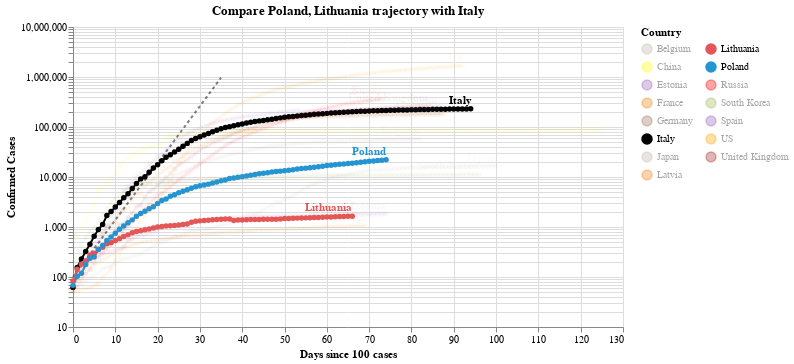

Here is the notebook cell this chart was saved with:
### Code cell
#hide_input
chart2 = make_since_chart(dff2, ['Poland', 'Lithuania'], baseline_countries)
chart2

### Figure 1 — Vega-Lite specification as saved in the notebook (floating-point values rounded to 4 significant figures; data arrays with more than 128 entries replaced by an {"elided": "..."} marker saying what was removed)
{"config": {"view": {"continuousWidth": 400, "continuousHeight": 300}}, "layer": [{"data": {"name": "data-628230001892d6798b50651be41d1b3e"}, "mark": {"type": "line", "color": "black", "opacity": 0.5, "strokeDash": [3, 3]}, "encoding": {"x": {"type": "quantitative", "field": "Days since 100 cases"}, "y": {"type": "quantitative", "field": "Confirmed Cases"}}}, {"data": {"name": "data-c93d8b429e1f5d12b8da876b409eb49b"}, "mark": {"type": "line", "point": true}, "encoding": {"color": {"type": "nominal", "field": "Country", "legend": {"columns": 2}, "scale": {"domain": ["Belgium", "China", "Estonia", "France", "Germany", "Italy", "Japan", "Latvia", "Lithuania", "Poland", "Russia", "South Korea", "Spain", "US", "United Kingdom"], "range": ["#C1B7AD", "yellow", "#9467bd", "#F58518", "#9D755D", "black", "#C1B7AD", "#F58518", "#E45756", "#2495D3", "red", "#A1BA59", "#9467bd", "orange", "brown"]}}, "opacity": {"condition": {"value": 1, "selection": "selector004"}, "value": 0.05}, "tooltip": [{"type": "nominal", "field": "Country"}, {"type": "temporal", "field": "Date"}, {"type": "quantitative", "field": "Confirmed Cases"}, {"type": "quantitative", "field": "Days since 100 cases"}], "x": {"type": "quantitative", "field": "Days since 100 cases"}, "y": {"type": "quantitative", "field": "Confirmed Cases", "scale": {"type": "log"}}}, "selection": {"selector004": {"type": "multi", "fields": ["Country"], "bind": "legend", "init": [{"Country": "Poland"}, {"Country": "Lithuania"}, {"Country": "Italy"}]}}, "width": 550}, {"data": {"name": "data-c93d8b429e1f5d12b8da876b409eb49b"}, "mark": {"type": "text", "align": "right", "dy": -8, "fontWeight": "bold"}, "encoding": {"color": {"type": "nominal", "field": "Country", "legend": {"columns": 2}, "scale": {"domain": ["Belgium", "China", "Estonia", "France", "Germany", "Italy", "Japan", "Latvia", "Lithuania", "Poland", "Russia", "South Korea", "Spain", "US", "United Kingdom"], "range": ["#C1B7AD", "yellow", "#9467bd", "#F58518", "#9D755D", "black", "#C1B7AD", "#F58518", "#E45756", "#2495D3", "red", "#A1BA59", "#9467bd", "orange", "brown"]}}, "opacity": {"condition": {"value": 1, "selection": "selector004"}, "value": 0.05}, "text": {"type": "nominal", "field": "Country"}, "tooltip": [{"type": "nominal", "field": "Country"}, {"type": "temporal", "field": "Date"}, {"type": "quantitative", "field": "Confirmed Cases"}, {"type": "quantitative", "field": "Days since 100 cases"}], "x": {"type": "quantitative", "field": "Days since 100 cases"}, "y": {"type": "quantitative", "field": "Confirmed Cases", "scale": {"type": "log"}}}, "transform": [{"filter": "(datum['Date'] >= 1590451200000)"}], "width": 550}], "title": "Compare Poland, Lithuania trajectory with Italy", "$schema": "https://vega.github.io/schema/vega-lite/v4.0.2.json", "datasets": {"data-628230001892d6798b50651be41d1b3e": [{"Days since 100 cases": 0, "Confirmed Cases": 100.0}, {"Days since 100 cases": 1, "Confirmed Cases": 130.0}, {"Days since 100 cases": 2, "Confirmed Cases": 169.0}, {"Days since 100 cases": 3, "Confirmed Cases": 219.7}, {"Days since 100 cases": 4, "Confirmed Cases": 285.6}, {"Days since 100 cases": 5, "Confirmed Cases": 371.3}, {"Days since 100 cases": 6, "Confirmed Cases": 482.7}, {"Days since 100 cases": 7, "Confirmed Cases": 627.5}, {"Days since 100 cases": 8, "Confirmed Cases": 815.7}, {"Days since 100 cases": 9, "Confirmed Cases": 1060.0}, {"Days since 100 cases": 10, "Confirmed Cases": 1379.0}, {"Days since 100 cases": 11, "Confirmed Cases": 1792.0}, {"Days since 100 cases": 12, "Confirmed Cases": 2330.0}, {"Days since 100 cases": 13, "Confirmed Cases": 3029.0}, {"Days since 100 cases": 14, "Confirmed Cases": 3937.0}, {"Days since 100 cases": 15, "Confirmed Cases": 5119.0}, {"Days since 100 cases": 16, "Confirmed Cases": 6654.0}, {"Days since 100 cases": 17, "Confirmed Cases": 8650.0}, {"Days since 100 cases": 18, "Confirmed Cases": 11250.0}, {"Days since 100 cases": 19, "Confirmed Cases": 14620.0}, {"Days since 100 cases": 20, "Confirmed Cases": 19000.0}, {"Days since 100 cases": 21, "Confirmed Cases": 24710.0}, {"Days since 100 cases": 22, "Confirmed Cases": 32120.0}, {"Days since 100 cases": 23, "Confirmed Cases": 41750.0}, {"Days since 100 cases": 24, "Confirmed Cases": 54280.0}, {"Days since 100 cases": 25, "Confirmed Cases": 70560.0}, {"Days since 100 cases": 26, "Confirmed Cases": 91730.0}, {"Days since 100 cases": 27, "Confirmed Cases": 119300.0}, {"Days since 100 cases": 28, "Confirmed Cases": 155000.0}, {"Days since 100 cases": 29, "Confirmed Cases": 201500.0}, {"Days since 100 cases": 30, "Confirmed Cases": 262000.0}, {"Days since 100 cases": 31, "Confirmed Cases": 340600.0}, {"Days since 100 cases": 32, "Confirmed Cases": 442800.0}, {"Days since 100 cases": 33, "Confirmed Cases": 575600.0}, {"Days since 100 cases": 34, "Confirmed Cases": 748300.0}, {"Days since 100 cases": 35, "Confirmed Cases": 972800.0}], "data-c93d8b429e1f5d12b8da876b409eb49b": {"elided": "1305 records"}}}
